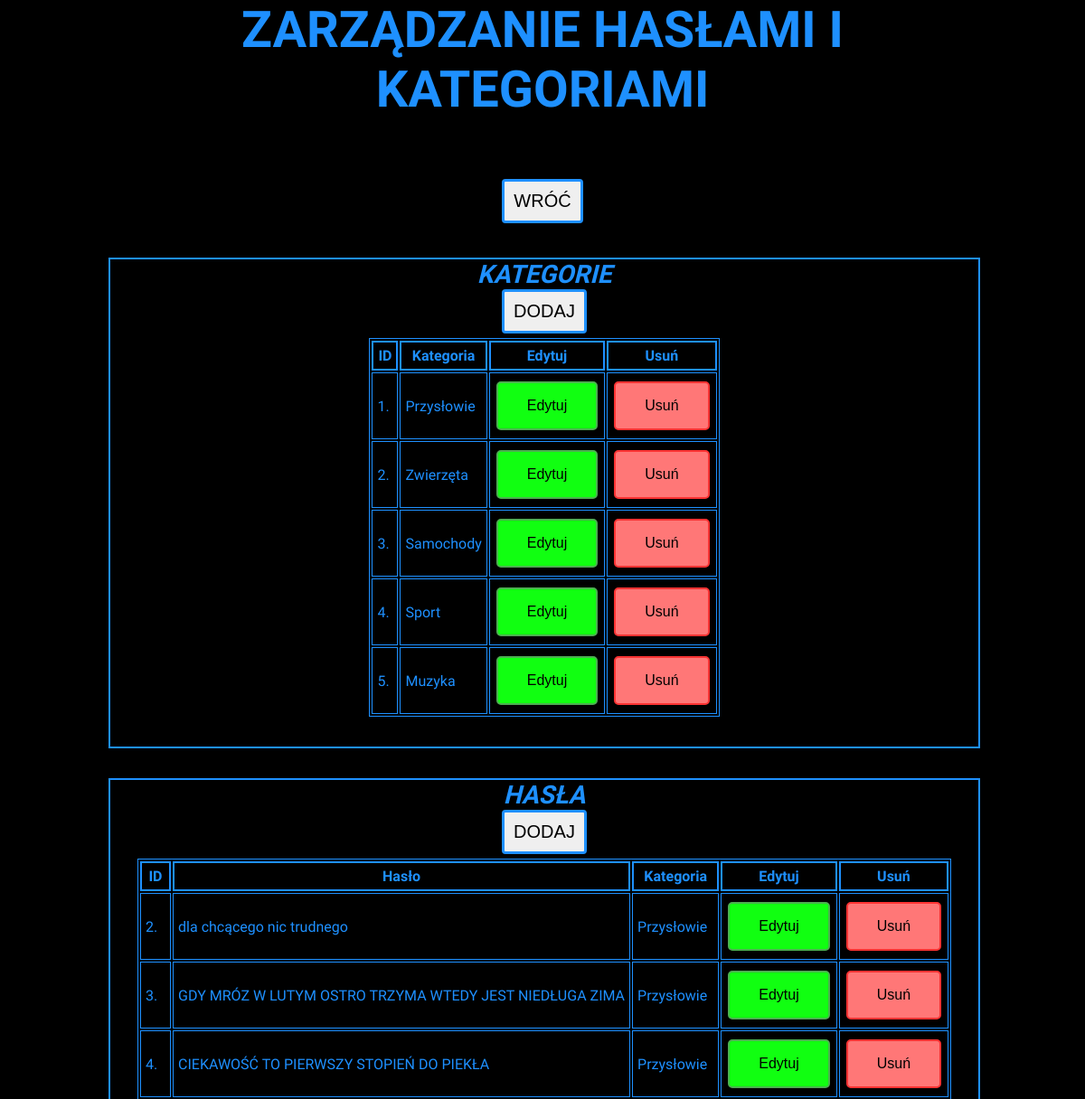
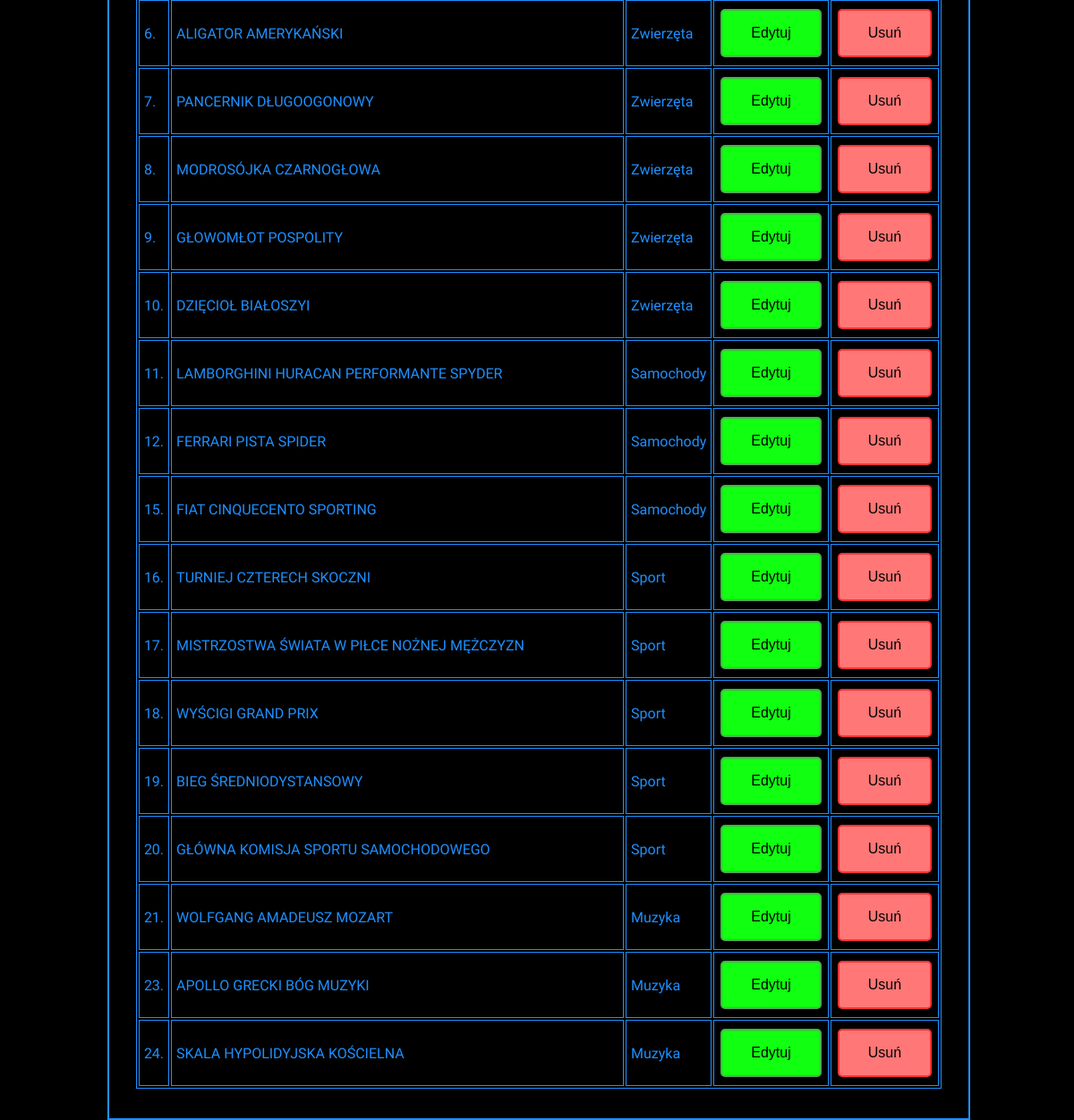
Page /adminpanel.php (signed in) on the committed database (2 pictures, top to bottom).
### tables this page shows
CREATE TABLE `kategorie` (
  `ID` int(10) UNSIGNED NOT NULL,
  `kategoria` varchar(20) NOT NULL
);

CREATE TABLE `hasla` (
  `ID` int(11) NOT NULL,
  `haslo` varchar(100) NOT NULL,
  `kategoria` int(11) NOT NULL
);

### adminpanel.php (the view, shortened to what this page needs)
<html>
<head>
        <link rel="stylesheet" href="style.css" type="text/css">
    </head>
<body>
    <h1 class="info">ZARZĄDZANIE HASŁAMI I KATEGORIAMI</h1>
    <br>
    <br>
    <div class="admindane">
         <div id="admincancel">
    <a href="gra.php"><button class="guzik">
                WRÓĆ
                </button></a><br></div>
        <br>
       <div id="kategorie">
           <i>KATEGORIE</i>
           <br>
           <a href='addkateg.php'><button class='guzik' >DODAJ</button></a>
           <br>
<?php
require_once "connect.php";
$polaczenie = new mysqli($host,$db_user,$db_pass,$db_name);
            $polaczenie->query("SET NAMES 'utf8'");
$sql = "SELECT ID,kategoria FROM kategorie";
$kategorie = $polaczenie->query($sql);
if($kategorie->num_rows > 0){
       echo "<table class='tabela'> <tr> <th>ID</th> <th>Kategoria</th> <th>Edytuj</th> <th>Usuń</th>";
     while($kategg = $kategorie->fetch_assoc()){
         echo "<tr>";
         echo "<td>";
        echo $kategg["ID"].". ";
         echo "</td>";
         echo "<td>";
         echo $kategg["kategoria"];
         echo "</td>";
         echo "<td>"."<a href='Editkateg.php?id={$kategg["ID"]}'>"."<button class='button button1' >"."Edytuj"."</button></a></td>";
         echo "<td>"."<a href='deletekat.php?id={$kategg["ID"]}'>"."<button class='button button2' >"."Usuń"."</button></a></td>";
         echo "</tr>";
     }
          echo "</table>";
          echo "<br>";
}
?>
        </div><br>
        <div id="hasla">
            <i>HASŁA</i>
            <br>
           <a href='addhaslo.php'><button class='guzik' >DODAJ</button></a>
            <br>
<?php
require_once "connect.php";
$polaczenie = new mysqli($host,$db_user,$db_pass,$db_name);
$polaczenie->query("SET NAMES 'utf8'");
$sql = "SELECT hasla.ID, hasla.haslo, kategorie.kategoria FROM `hasla` INNER JOIN kategorie ON hasla.kategoria=kategorie.ID";
$haslo = $polaczenie->query($sql);
if($haslo->num_rows > 0){
    echo "<table class='tabela'> <tr> <th>ID</th> <th>Hasło</th> <th>Kategoria</th> <th>Edytuj</th> <th>Usuń</th>";
     while($pass = $haslo->fetch_assoc()){
         echo "<tr>";
         echo "<td>";
        echo $pass["ID"].". ";
         echo "</td>";
         echo "<td>";
        echo $pass["haslo"];
         echo "</td>";
         echo "<td>";
         echo $pass["kategoria"];
         echo "</td>";
         echo "<td>"."<a href='Editpass.php?id={$pass["ID"]}'>"."<button class='button button1' >"."Edytuj"."</button></a></td>";
         echo "<td>"."<a href='deletepass.php?id={$pass["ID"]}'>"."<button class='button button2' >"."Usuń"."</button></a></td>";
         echo "</tr>";
     }
    echo "</table>";
    echo "<br>";
}
?>
        </div>
        </div>
    </body>
</html>

### style.css (style rules this page uses)
body { background-color: #000; color: dodgerblue; font-size: 28px; font-family: 'Cousine', monospace; font-weight: 700; margin: auto; }
.guzik { text-align: center; padding: 10px 10px; margin-bottom: 5px; box-sizing: border-box; border: 3px solid dodgerblue; border-radius: 4px; font-size: 20px; }
.info { margin: auto; width: 75%; text-align: center; }
#kategorie { text-align: center; width: 100%; border: 2px solid dodgerblue; }
#hasla { width: 100%; border: 2px solid dodgerblue; }
#admincancel { width: 100%; text-align: center; }
.admindane { text-align: center; width: 80%; margin: auto; }
.tabela { border: 1px solid dodgerblue; margin: auto; }
td { border: 1px solid dodgerblue; margin: 5px; padding: 5px; }
th { border: 2px solid dodgerblue; margin: 5px; padding: 5px; }
.button { border-radius: 5px; background-color: #4CAF50; border: none; color: white; padding: 16px 32px; text-align: center; text-decoration: none; display: inline-block; font-size: 16px; margin: 4px 2px; cursor: pointer; }
.button1 { background-color: #1F1; color: black; border: 2px solid #4CAF50; border-radius: 5px; }
.button2 { border-radius: 5px; background-color: #F77; color: black; border: 2px solid #F33; }

### rows in the picture
kategorie: ID "1", kategoria "Przysłowie"
kategorie: ID "2", kategoria "Zwierzęta"
kategorie: ID "3", kategoria "Samochody"
kategorie: ID "4", kategoria "Sport"
kategorie: ID "5", kategoria "Muzyka"
hasla: ID "2", haslo "dla chcącego nic trudnego", kategorie.kategoria "Przysłowie"
hasla: ID "3", haslo "GDY MRÓZ W LUTYM OSTRO TRZYMA WTEDY JEST NIEDŁUGA ZIMA", kategorie.kategoria "Przysłowie"
hasla: ID "4", haslo "CIEKAWOŚĆ TO PIERWSZY STOPIEŃ DO PIEKŁA", kategorie.kategoria "Przysłowie"
hasla: ID "6", haslo "ALIGATOR AMERYKAŃSKI", kategorie.kategoria "Zwierzęta"
hasla: ID "7", haslo "PANCERNIK DŁUGOOGONOWY", kategorie.kategoria "Zwierzęta"
hasla: ID "8", haslo "MODROSÓJKA CZARNOGŁOWA", kategorie.kategoria "Zwierzęta"
hasla: ID "9", haslo "GŁOWOMŁOT POSPOLITY", kategorie.kategoria "Zwierzęta"
hasla: ID "10", haslo "DZIĘCIOŁ BIAŁOSZYI", kategorie.kategoria "Zwierzęta"
hasla: ID "11", haslo "LAMBORGHINI HURACAN PERFORMANTE SPYDER", kategorie.kategoria "Samochody"
hasla: ID "12", haslo "FERRARI PISTA SPIDER", kategorie.kategoria "Samochody"
hasla: ID "15", haslo "FIAT CINQUECENTO SPORTING", kategorie.kategoria "Samochody"
hasla: ID "16", haslo "TURNIEJ CZTERECH SKOCZNI", kategorie.kategoria "Sport"
hasla: ID "17", haslo "MISTRZOSTWA ŚWIATA W PIŁCE NOŻNEJ MĘŻCZYZN", kategorie.kategoria "Sport"
hasla: ID "18", haslo "WYŚCIGI GRAND PRIX", kategorie.kategoria "Sport"
hasla: ID "19", haslo "BIEG ŚREDNIODYSTANSOWY", kategorie.kategoria "Sport"
hasla: ID "20", haslo "GŁÓWNA KOMISJA SPORTU SAMOCHODOWEGO", kategorie.kategoria "Sport"
hasla: ID "21", haslo "WOLFGANG AMADEUSZ MOZART", kategorie.kategoria "Muzyka"
hasla: ID "23", haslo "APOLLO GRECKI BÓG MUZYKI", kategorie.kategoria "Muzyka"
hasla: ID "24", haslo "SKALA HYPOLIDYJSKA KOŚCIELNA", kategorie.kategoria "Muzyka"
